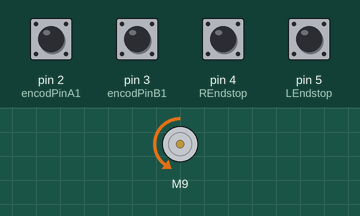
Bench run of a program on a simulated Arduino Nano, built with avr-gcc and run on an emulated ATmega328P. On the bench: DC motor (green arrow = forward, orange = backward, longer = faster). The test bench sets the inputs (shaded band); at power-on: pin 2 (encodPinA1), pin 3 (encodPinB1), pin 4 (REndstop), pin 5 (LEndstop) HIGH.

Above: at 1.2 s.
1.3 s: pin 4 (REndstop) pulled LOW for 0.15 s
At 1.37 s:
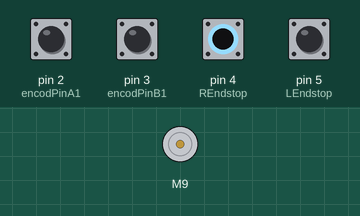
2.9 s: pin 5 (LEndstop) pulled LOW for 0.15 s
At 5.7 s:
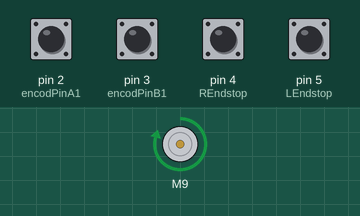
Timing chart, 0 to 7.2 s (numbered marks = the images above; inputs shaded):
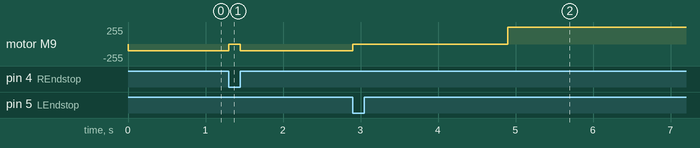

The program:

main.cpp
```cpp
/***************************************************
VGU VENT
Author: Minh Tri - Robotics Lab
 ****************************************************/
// Define the Motor Driver
// PINOUT
// L_EN -> 8
// R_EN -> 8
// L_PWM -> 9
// R_PWM -> 10

#include "Wire.h"
#include "BTS7960.h"

const uint8_t EN = 8;
const uint8_t L_PWM = 9;
const uint8_t R_PWM = 10;
int LEndstop = 5;
int REndstop = 4;

BTS7960 motorController(EN, L_PWM, R_PWM);

// Rotary Encoder Inputs
#define encodPinA1  	2                   	// Quadrature encoder A pin
#define encodPinB1  	3                   	// Quadrature encoder B pin

int currentStateCLK;
int lastStateCLK;
String currentDir ="";

// PID Control
#include <PID_v1.h>
double kp = 5 , ki = 1 , kd = 0.01;         	// modify for optimal performance
double input = 0, output = 0, setpoint = 0;
long temp;
volatile long encoderPos = 0;
PID myPID(&input, &output, &setpoint, kp, ki, kd, DIRECT);

// Motor control Disable
void motorDisable(){
  motorController.Disable();
}
// Homming Motor
void hommingMotor(){
  motorController.Enable();
  motorController.TurnLeft(100);
}
// Begin Cycle
void beginCycle(){
  motorDisable();
  encoderPos = 0;
  setpoint = 30;
  delay(2000);
 //  Test Motor with Delay
  while (encoderPos <60){
  motorController.Enable();
  motorController.TurnRight(250);
  }

  Serial.print(" | encoderPos: ");
  Serial.println(encoderPos);

 /*
   // PID control the Motor
   Serial.print(" | Setpoint: ");
  Serial.println(setpoint);
  Serial.print(" | encoderPos: ");
  Serial.println(encoderPos);                  	// monitor motor position
  Serial.print(" | Output: ");
  Serial.println(output);
  Serial.print(" | Input: ");
  Serial.println(input);
  input = encoderPos ;                            	// data from encoder
  myPID.Compute();                                	// calculate new output
  pwmOut(output/2);
   */

}

// Interrupt Program Encoder
void pwmOut(int out) {                            	// to H-Bridge board
  if (out > 0) {
	motorController.Enable();
	motorController.TurnRight(out);


  }
  else {
	motorController.Enable();
	motorController.TurnLeft(abs(out));    	// drive motor CCW
  }
}


//The Encoder Interrupt
void encoder()  {                                 	// pulse and direction, direct port reading to save cycles

 // Read the current state of encodPinA1
  currentStateCLK = digitalRead(encodPinA1);

  // If last and current state of encodPinA1 are different, then pulse occurred
  // React to only 1 state change to avoid double count
  if (currentStateCLK != lastStateCLK  && currentStateCLK == 1){

	// If the encodPinB1 state is different than the encodPinA1 state then
	// the encoder is rotating CCW so decrement
	if (digitalRead(encodPinB1) != currentStateCLK) {
  	encoderPos++;
  	currentDir ="CCW";
	} else {
  	// Encoder is rotating CW so increment
  	encoderPos--;
  	currentDir ="CW";
	}

  }

  // Remember last CLK state
  lastStateCLK = currentStateCLK;
}


void setup()
{
  pinMode(LEndstop, INPUT_PULLUP);  // This is the Left Endstop Define
  pinMode(REndstop, INPUT_PULLUP);  // This is the Right Endstop Define
  pinMode(encodPinA1, INPUT_PULLUP);              	// quadrature encoder input A
  pinMode(encodPinB1, INPUT_PULLUP);              	// quadrature encoder input B
  lastStateCLK = digitalRead(encodPinA1);

  attachInterrupt(1, encoder, CHANGE);           	// update encoder position
  attachInterrupt(0, encoder, CHANGE);          	// update encoder position

  TCCR1B = TCCR1B & 0b11111000 | 1;               	// set 31KHz PWM to prevent motor noise
  myPID.SetMode(AUTOMATIC);
  myPID.SetSampleTime(1);
  myPID.SetOutputLimits(-255, 255);
  Serial.begin (9600);                          	// for debugging


}

void loop()
{
  int Lsensor = digitalRead(LEndstop); // Add signal Left EndStop (Low Active)
  int Rsensor = digitalRead(REndstop); // Add signal Right EndStop (Low Active)
 // Serial.println(Lsensor);  // Print the signal testing
 // Serial.println(Rsensor);   // Print the signal testing

if (Lsensor ==1 && Rsensor ==1){
 hommingMotor();
}

else if(Lsensor ==0){
 beginCycle();
}

else {
  motorDisable();
}

}
```

Measured:
- after the input at 1.3 s, motor M9: backward 100/255 → stopped at once, → backward 100/255 0.15 s later
- after the input at 2.9 s, motor M9: backward 100/255 → stopped at once, → forward 250/255 2.0 s later
